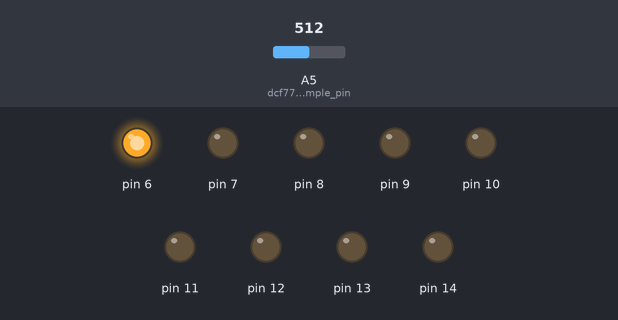
Recording of a sketch running on a simulated Arduino Uno, built with avr-gcc and run on an emulated ATmega328P. Shown: output pins drawn as LEDs (lit = HIGH). Dashed ring = blinking. The inputs (shaded band) are chosen by the test bench; at power-on: A5 (dcf77_sample_pin) = 512. Pins used as bus, display or sensor lines are not drawn; what the sketch prints to the serial monitor is not drawn.

Above: at 1.2 s.
1.3 s: A5 (dcf77_sample_pin) set to 211
At 2.1 s:
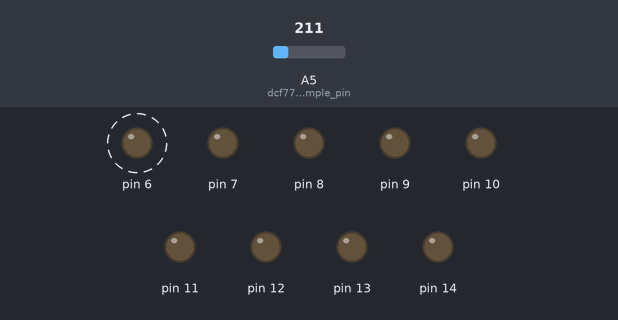
4.3 s: A5 (dcf77_sample_pin) set to 193
At 11.0 s:
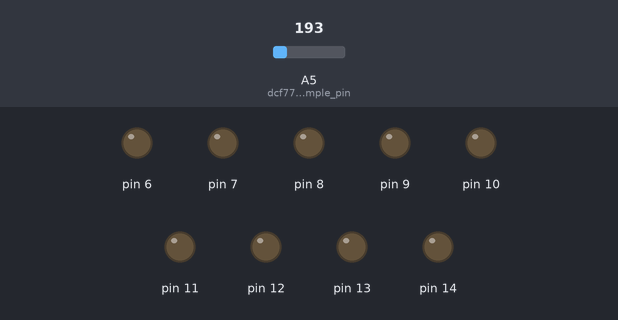
Timing chart, 0 to 11.8 s (numbered marks = the images above; inputs shaded):
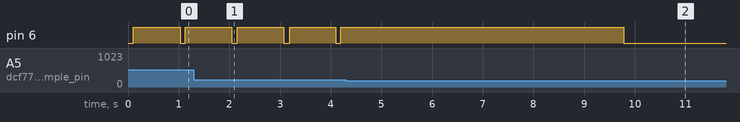

Measured:
- the behaviour switches between 201 and 200 on A5 (dcf77_sample_pin) (found by bisection; images 1 and 2)

The sketch:

phase_detection.ino
```cpp
// (licence header left out)
const uint8_t dcf77_sample_pin = 19; // A5
const uint8_t dcf77_analog_sample_pin = 5;
const uint8_t dcf77_monitor_pin = 18;
const uint8_t dcf77_synthetic_clock_pin = 17;

const uint8_t first_debug_pin = 5;


namespace DCF77_Demodulator {
    const uint8_t bin_count = 100;

    typedef struct {
        uint16_t data[bin_count];
        uint8_t tick;

        uint32_t noise_max;
        uint32_t max;
        uint8_t max_index;
    } phase_bins;

    phase_bins bins;

    const uint16_t samples_per_second = 1000;

    const uint16_t samples_per_bin = samples_per_second / bin_count;
    const uint16_t bins_per_10ms  = bin_count / 100;
    const uint16_t bins_per_50ms  =  5 * bins_per_10ms;
    const uint16_t bins_per_60ms  =  6 * bins_per_10ms;
    const uint16_t bins_per_100ms = 10 * bins_per_10ms;
    const uint16_t bins_per_200ms = 20 * bins_per_10ms;
    const uint16_t bins_per_500ms = 50 * bins_per_10ms;


    void setup() {
        for (uint8_t index = 0; index < bin_count; ++index) {
            bins.data[index] = 0;
        }
        bins.tick = 0;

        bins.max = 0;
        bins.max_index = 255;
        bins.noise_max = 0;
    }

    uint16_t wrap(const uint16_t value) {
        // faster modulo function which avoids division
        uint16_t result = value;
        while (result >= bin_count) {
            result-= bin_count;
        }
        return result;
    }

    void phase_detection() {
        // We will compute the integrals over 200ms.
        // The integrals is used to find the window of maximum signal strength.
        uint32_t integral = 0;

        for (uint16_t bin = 0; bin < bins_per_100ms; ++bin)  {
            integral += ((uint32_t)bins.data[bin])<<1;
        }

        for (uint16_t bin = bins_per_100ms; bin < bins_per_200ms; ++bin)  {
            integral += (uint32_t)bins.data[bin];
        }

        bins.max = 0;
        bins.max_index = 0;
        for (uint16_t bin = 0; bin < bin_count; ++bin) {
            if (integral > bins.max) {
                bins.max = integral;
                bins.max_index = bin;
            }

            integral -= (uint32_t)bins.data[bin]<<1;
            integral += (uint32_t)(bins.data[wrap(bin + bins_per_100ms)] + bins.data[wrap(bin + bins_per_200ms)]);
        }

        // max_index indicates the position of the 200ms second signal window.
        // Now how can we estimate the noise level? This is very tricky because
        // averaging has already happened to some extend.

        // The issue is that most of the undesired noise happens around the signal,
        // especially after high->low transitions. So as an approximation of the
        // noise I test with a phase shift of 200ms.
        bins.noise_max = 0;
        const uint16_t noise_index = wrap(bins.max_index + bins_per_200ms);

        for (uint16_t bin = 0; bin < bins_per_100ms; ++bin)  {
            bins.noise_max += ((uint32_t)bins.data[wrap(noise_index + bin)])<<1;
        }

        for (uint16_t bin = bins_per_100ms; bin < bins_per_200ms; ++bin)  {
            bins.noise_max += (uint32_t)bins.data[wrap(noise_index + bin)];
        }
    }

    void advance_tick() {
        if (bins.tick < bin_count - 1) {
            ++bins.tick;
        } else {
            bins.tick = 0;
        }
    }

    uint8_t phase_binning(const uint8_t input) {
        // how many seconds may be cummulated
        // this controls how slow the filter may be to follow a phase drift
        // N times the clock precision shall be smaller 1
        // clock 30 ppm => N < 300
        const uint16_t N = 300;

        advance_tick();

        if (input) {
            if (bins.data[bins.tick] < N) {
                ++bins.data[bins.tick];
            }
        } else {
            if (bins.data[bins.tick] > 0) {
                --bins.data[bins.tick];
            }
        }
        return bins.tick;
    }

    void detector_stage_2(const uint8_t input) {
        const uint8_t current_bin = bins.tick;

        const uint8_t threshold = 30;

        if (bins.max-bins.noise_max < threshold ||
            wrap(bin_count + current_bin - bins.max_index) == 53) {
            // Phase detection far enough out of phase from anything that
            // might consume runtime otherwise.
            phase_detection();
        }
    }

    void detector(const uint8_t sampled_data) {
        static uint8_t current_sample = 0;
        static uint8_t average = 0;

        // detector stage 0: average 10 samples (per bin)
        average += sampled_data;

        if (++current_sample >= samples_per_bin) {
            // once all samples for the current bin are captured the bin gets updated
            // that is each 10ms control is passed to stage 1
            const uint8_t input = (average> samples_per_bin/2);

            phase_binning(input);

            detector_stage_2(input);

            average = 0;
            current_sample = 0;
        }
    }

    void get_quality(uint32_t &lock_max, uint32_t &noise_max) {
        lock_max = bins.max;
        noise_max = bins.noise_max;
    }

    uint8_t get_time_value() {
        const uint8_t threshold = 2;

        return (bins.max-bins.noise_max >= threshold)? (bins.max_index + bins.tick + 1) % bin_count: -1;
    }

    uint8_t debug() {
        Serial.print(F("Phase: "));

        const bool uses_integrals = sizeof(bins.max) == 4;

        Serial.print(get_time_value(), HEX);
        Serial.print(F(" Tick: "));
        Serial.print(bins.tick);
        Serial.print(F(" Quality: "));
        Serial.print(bins.max, DEC);
        Serial.print('-');
        Serial.print(bins.noise_max, DEC);
        Serial.print(F(" Max Index: "));
        Serial.print(bins.max_index, DEC);
        Serial.print('>');

        for (uint8_t index = 0; index < bin_count; ++index) {
            if (index == bins.max_index ||
                (!uses_integrals && index == (bins.max_index+1) % bin_count) ||
                (uses_integrals && (index == (bins.max_index+10) % bin_count ||
                (index == (bins.max_index+20) % bin_count)))) {
                Serial.print('|');
                }
                Serial.print(bins.data[index],HEX);
        }
        Serial.println();
        return bins.max_index;
    }
}


void process_one_sample() {
    // The Blinkenlight LEDs will cut off the input signal
    // below a logical high. This is due to the weak
    // output signal of the DCF module.
    // Hence for the Blinkenlighty
    // and the Blinkenlight shield we can not use
    // digitalRead.

    // Comment the line below if you are not using this code with a
    // Blinkenlighty or Blinkenlight shield.
    const uint8_t sampled_data = analogRead(dcf77_analog_sample_pin)>200? 1: 0;
    // Uncomment the line below if you are using this code with a standard Arduino
    //const uint8_t sampled_data = digitalRead(dcf77_sample_pin);

    digitalWrite(dcf77_monitor_pin, sampled_data);

    DCF77_Demodulator::detector(sampled_data);
}

ISR(TIMER2_COMPA_vect) {
    process_one_sample();
}

void initTimer2() {
    // Timer 2 CTC mode, prescaler 64
    TCCR2B = (1<<WGM22) | (1<<CS22);
    TCCR2A = (1<<WGM21);

    // 249 + 1 == 250 == 250 000 / 1000 =  (16 000 000 / 64) / 1000
    OCR2A = 249;

    // enable Timer 2 interrupts
    TIMSK2 = (1<<OCIE2A);
}

void stopTimer0() {
    // ensure that the standard timer interrupts will not
    // mess with msTimer2
    TIMSK0 = 0;
}


void setup() {
    Serial.begin(115200);
    Serial.println();

    pinMode(dcf77_sample_pin, INPUT);
    digitalWrite(dcf77_sample_pin, HIGH);

    pinMode(dcf77_monitor_pin, OUTPUT);
    pinMode(dcf77_synthetic_clock_pin, OUTPUT);

    for (uint8_t pin = 0; pin<10; ++pin) {
        pinMode(first_debug_pin + pin, OUTPUT);
    }

    DCF77_Demodulator::setup();

    initTimer2();
    stopTimer0();
}

void loop() {
    using namespace DCF77_Demodulator;

    const uint8_t phase = debug();

    for (uint8_t pin = 0; pin<10; ++pin) {
        digitalWrite(first_debug_pin + pin, phase % 10 == pin);
    }
    digitalWrite(dcf77_synthetic_clock_pin, (bins.tick - phase + bin_count) % bin_count < bin_count / 10);
}
```
